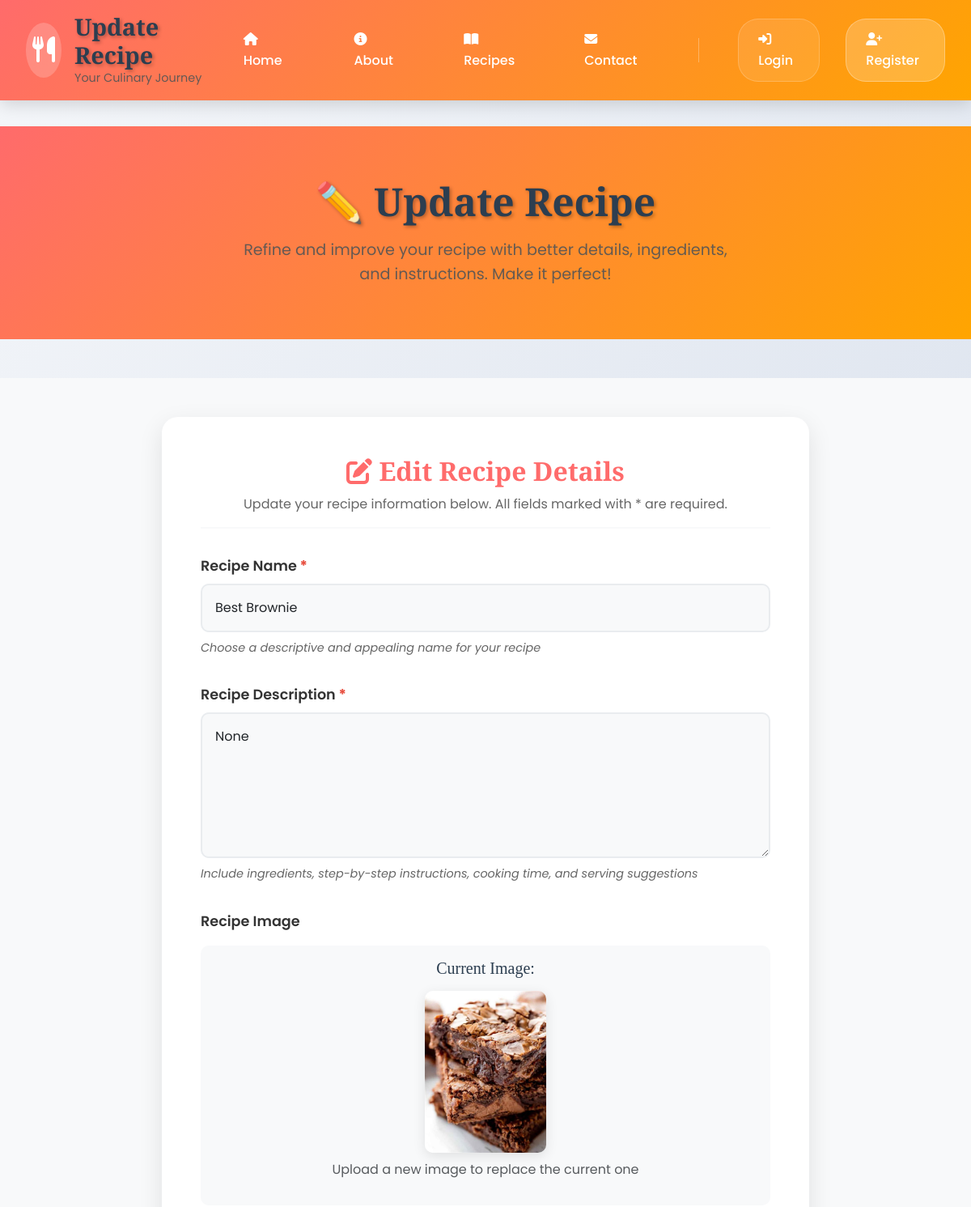
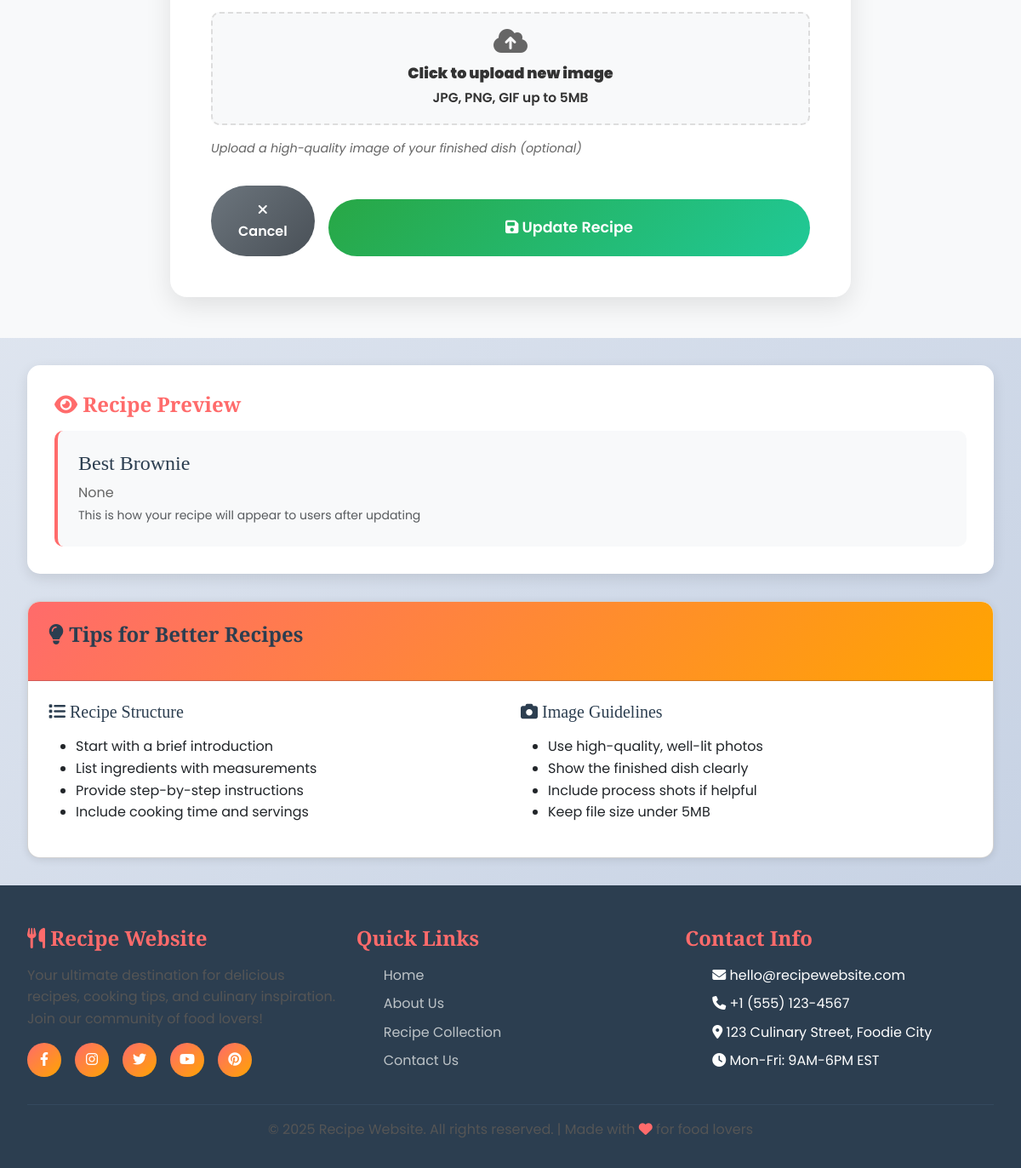
The page /update_receipe/2/ on the database its author committed (2 pictures, top to bottom).
### vege/models.py (models this page shows)
class Receipe(models.Model):
    user = models.ForeignKey(User,on_delete=models.SET_NULL,null=True,blank =True)# models.cascade ka mtlb hai user deletion = user delete krna chahta  h toh krdo
    receipe_name= models.CharField( max_length=100)
    receipe_discription=models.TextField(null=True, blank=True)
    receipe_image=models.ImageField((""), upload_to="receipe", height_field=None, width_field=None, max_length=None)

### vege/views.py (the view, shortened to what this page needs)
# urls.py: path('update_receipe/<id>/',update_receipe,name="update_receipe"),
def update_receipe(request,id):
   queryset=Receipe.objects.get(id = id)
   context={'receipe':queryset}
   return render(request,'update_receipes.html',context)

### vege/templates/update_receipes.html (shortened to what this page needs)
{% extends 'home/base.html' %}
{% block header_title %}Update Recipe{% endblock %}
{% block content %}
<div class="update-hero">
    <div class="container">
        <h1>✏️ Update Recipe</h1>
        <p>Refine and improve your recipe with better details, ingredients, and instructions. Make it perfect!</p>
    </div>
</div>
<div class="update-form-section">
    <div class="container">
        <div class="update-form">
            <div class="form-header">
                <h2><i class="fas fa-edit"></i> Edit Recipe Details</h2>
                <p>Update your recipe information below. All fields marked with * are required.</p>
            </div>
            <form method="post" enctype="multipart/form-data">
                <div class="form-group">
                    <label for="receipe_name" class="required-field">Recipe Name</label>
                    <input name="receipe_name" value="{{receipe.receipe_name}}" type="text" class="form-control" id="receipe_name" placeholder="Enter recipe name" required>
                    <div class="help-text">Choose a descriptive and appealing name for your recipe</div>
                </div>
                <div class="form-group">
                    <label for="receipe_discription" class="required-field">Recipe Description</label>
                    <textarea class="form-control" name="receipe_discription" id="receipe_discription" rows="6" placeholder="Describe your recipe, including ingredients, cooking instructions, and any special tips..." required>{{receipe.receipe_discription}}</textarea>
                    <div class="help-text">Include ingredients, step-by-step instructions, cooking time, and serving suggestions</div>
                </div>
                <div class="form-group">
                    <label for="receipe_image">Recipe Image</label>
                    {% if receipe.receipe_image %}
                    <div class="current-image">
                        <h5>Current Image:</h5>
                        <img src="/media/{{receipe.receipe_image}}" alt="{{receipe.receipe_name}}" class="img-fluid">
                        <p class="mt-2 text-muted">Upload a new image to replace the current one</p>
                    </div>
                    {% endif %}
                    <div class="file-input-wrapper">
                        <label for="receipe_image" class="file-input-label">
                            <i class="fas fa-cloud-upload-alt"></i>
                            <div>
                                <strong>Click to upload new image</strong><br>
                                <small>JPG, PNG, GIF up to 5MB</small>
                            </div>
                        </label>
                    </div>
                    <div class="help-text">Upload a high-quality image of your finished dish (optional)</div>
                </div>
                <div class="action-buttons">
                    <a href="{% url 'receipes' %}" class="btn-cancel">
                        <i class="fas fa-times"></i> Cancel
                    </a>
                    <button type="submit" class="submit-btn">
                        <i class="fas fa-save"></i> Update Recipe
                    </button>
                </div>
            </form>
        </div>
    </div>
</div>
<div class="container">
    <div class="preview-section">
        <h3 class="preview-title"><i class="fas fa-eye"></i> Recipe Preview</h3>
        <div class="preview-content">
            <h4>{{receipe.receipe_name}}</h4>
            <p>{{receipe.receipe_discription|truncatewords:50}}</p>
            <small class="text-muted">This is how your recipe will appear to users after updating</small>
        </div>
    </div>
</div>
<div class="container">
    <div class="card">
        <div class="card-header">
            <h3><i class="fas fa-lightbulb"></i> Tips for Better Recipes</h3>
        </div>
        <div class="card-body">
            <div class="row">
                <div class="col-md-6">
                    <h5><i class="fas fa-list"></i> Recipe Structure</h5>
                    <ul>
                        <li>Start with a brief introduction</li>
                        <li>List ingredients with measurements</li>
                        <li>Provide step-by-step instructions</li>
                        <li>Include cooking time and servings</li>
                    </ul>
                </div>
                <div class="col-md-6">
                    <h5><i class="fas fa-camera"></i> Image Guidelines</h5>
                    <ul>
                        <li>Use high-quality, well-lit photos</li>
                        <li>Show the finished dish clearly</li>
                        <li>Include process shots if helpful</li>
                        <li>Keep file size under 5MB</li>
                    </ul>
                </div>
            </div>
        </div>
    </div>
</div>
{% endblock %}

### home/templates/home/base.html (style rules this page uses)
:root { --primary-color: #ff6b6b; --secondary-color: #4ecdc4; --accent-color: #45b7d1; --dark-color: #2c3e50; --light-color: #ecf0f1; --success-color: #2ecc71; --warning-color: #f39c12; --danger-color: #e74c3c; --gradient-primary: linear-gradient(135deg, #ff6b6b 0%, #ffa500 100%); --gradient-secondary: linear-gradient(135deg, #667eea 0%, #764ba2 100%); --shadow-light: 0 2px 10px rgba(0,0,0,0.1); --shadow-medium: 0 5px 20px rgba(0,0,0,0.15); --shadow-heavy: 0 10px 30px rgba(0,0,0,0.2); --border-radius: 15px; --transition: all 0.3s ease; }
* { margin: 0; padding: 0; box-sizing: border-box; }
body { font-family: 'Poppins', sans-serif; line-height: 1.6; background: linear-gradient(135deg, #f5f7fa 0%, #c3cfe2 100%); color: var(--dark-color); min-height: 100vh; display: flex; flex-direction: column; }
.container { max-width: 1200px; margin: 0 auto; padding: 0 2rem; }
h1, h2, h3, h4, h5, h6 { font-family: 'Playfair Display', serif; color: var(--dark-color); margin-bottom: 1rem; }
h1 { font-size: 2.5rem; font-weight: 700; }
h2 { font-size: 2rem; font-weight: 600; }
h3 { font-size: 1.5rem; font-weight: 600; }
p { margin-bottom: 1rem; color: #555; }
.form-group { margin-bottom: 1.5rem; }
.form-control { width: 100%; padding: 0.75rem 1rem; border: 2px solid #e9ecef; border-radius: 10px; font-size: 1rem; transition: var(--transition); background: white; }
.card { background: white; border-radius: var(--border-radius); box-shadow: var(--shadow-light); overflow: hidden; transition: var(--transition); }
.card-header { padding: 1.5rem; background: var(--gradient-primary); color: white; }
.card-body { padding: 1.5rem; }
.mt-2 { margin-top: 1rem; }

### rows shown on the page
Receipe: receipe_name "Best Brownie", receipe_discription "None", receipe_image (picture)
